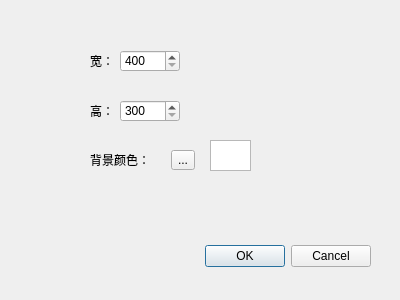
<?xml version="1.0" encoding="UTF-8"?>
<ui version="4.0">
 <class>DoNewDialog</class>
 <widget class="QDialog" name="DoNewDialog">
  <property name="geometry">
   <rect>
    <x>0</x>
    <y>0</y>
    <width>400</width>
    <height>300</height>
   </rect>
  </property>
  <property name="windowTitle">
   <string>Dialog</string>
  </property>
  <widget class="QDialogButtonBox" name="buttonBox">
   <property name="geometry">
    <rect>
     <x>30</x>
     <y>240</y>
     <width>341</width>
     <height>32</height>
    </rect>
   </property>
   <property name="orientation">
    <enum>Qt::Horizontal</enum>
   </property>
   <property name="standardButtons">
    <set>QDialogButtonBox::Cancel|QDialogButtonBox::Ok</set>
   </property>
  </widget>
  <widget class="QTextBrowser" name="textBrowser">
   <property name="geometry">
    <rect>
     <x>210</x>
     <y>140</y>
     <width>41</width>
     <height>31</height>
    </rect>
   </property>
  </widget>
  <widget class="QWidget" name="">
   <property name="geometry">
    <rect>
     <x>90</x>
     <y>50</y>
     <width>90</width>
     <height>22</height>
    </rect>
   </property>
   <layout class="QHBoxLayout" name="horizontalLayout">
    <item>
     <widget class="QLabel" name="label">
      <property name="text">
       <string>宽：</string>
      </property>
     </widget>
    </item>
    <item>
     <widget class="QSpinBox" name="widthSpinBox">
      <property name="minimum">
       <number>400</number>
      </property>
      <property name="maximum">
       <number>10000</number>
      </property>
     </widget>
    </item>
   </layout>
  </widget>
  <widget class="QWidget" name="">
   <property name="geometry">
    <rect>
     <x>90</x>
     <y>100</y>
     <width>90</width>
     <height>22</height>
    </rect>
   </property>
   <layout class="QHBoxLayout" name="horizontalLayout_2">
    <item>
     <widget class="QLabel" name="label_2">
      <property name="text">
       <string>高：</string>
      </property>
     </widget>
    </item>
    <item>
     <widget class="QSpinBox" name="heightSpinBox">
      <property name="minimum">
       <number>300</number>
      </property>
      <property name="maximum">
       <number>10000</number>
      </property>
     </widget>
    </item>
   </layout>
  </widget>
  <widget class="QWidget" name="">
   <property name="geometry">
    <rect>
     <x>90</x>
     <y>150</y>
     <width>105</width>
     <height>20</height>
    </rect>
   </property>
   <layout class="QHBoxLayout" name="horizontalLayout_3">
    <item>
     <widget class="QLabel" name="label_3">
      <property name="text">
       <string>背景颜色：</string>
      </property>
     </widget>
    </item>
    <item>
     <widget class="QToolButton" name="toolButton">
      <property name="text">
       <string>...</string>
      </property>
     </widget>
    </item>
   </layout>
  </widget>
 </widget>
 <resources/>
 <connections>
  <connection>
   <sender>buttonBox</sender>
   <signal>accepted()</signal>
   <receiver>DoNewDialog</receiver>
   <slot>accept()</slot>
   <hints>
    <hint type="sourcelabel">
     <x>248</x>
     <y>254</y>
    </hint>
    <hint type="destinationlabel">
     <x>157</x>
     <y>274</y>
    </hint>
   </hints>
  </connection>
  <connection>
   <sender>buttonBox</sender>
   <signal>rejected()</signal>
   <receiver>DoNewDialog</receiver>
   <slot>reject()</slot>
   <hints>
    <hint type="sourcelabel">
     <x>316</x>
     <y>260</y>
    </hint>
    <hint type="destinationlabel">
     <x>286</x>
     <y>274</y>
    </hint>
   </hints>
  </connection>
 </connections>
</ui>
